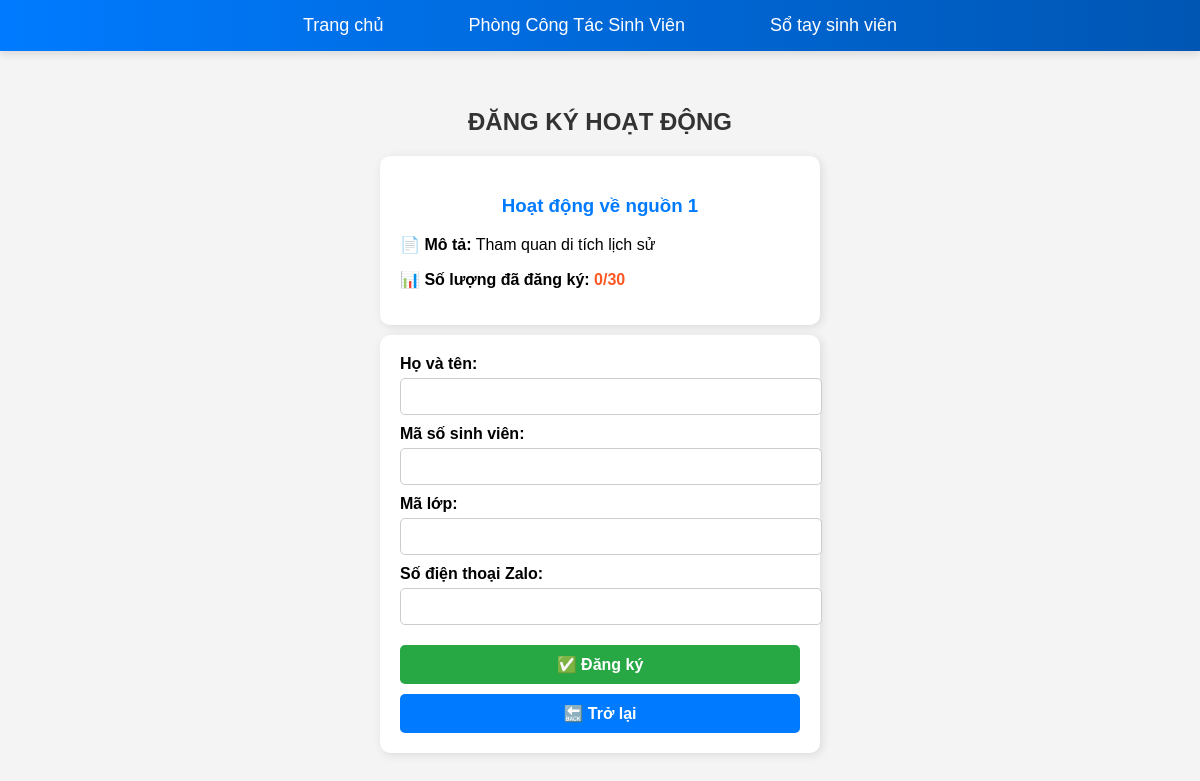
The page /register.php?id=1 on the database as committed earlier.
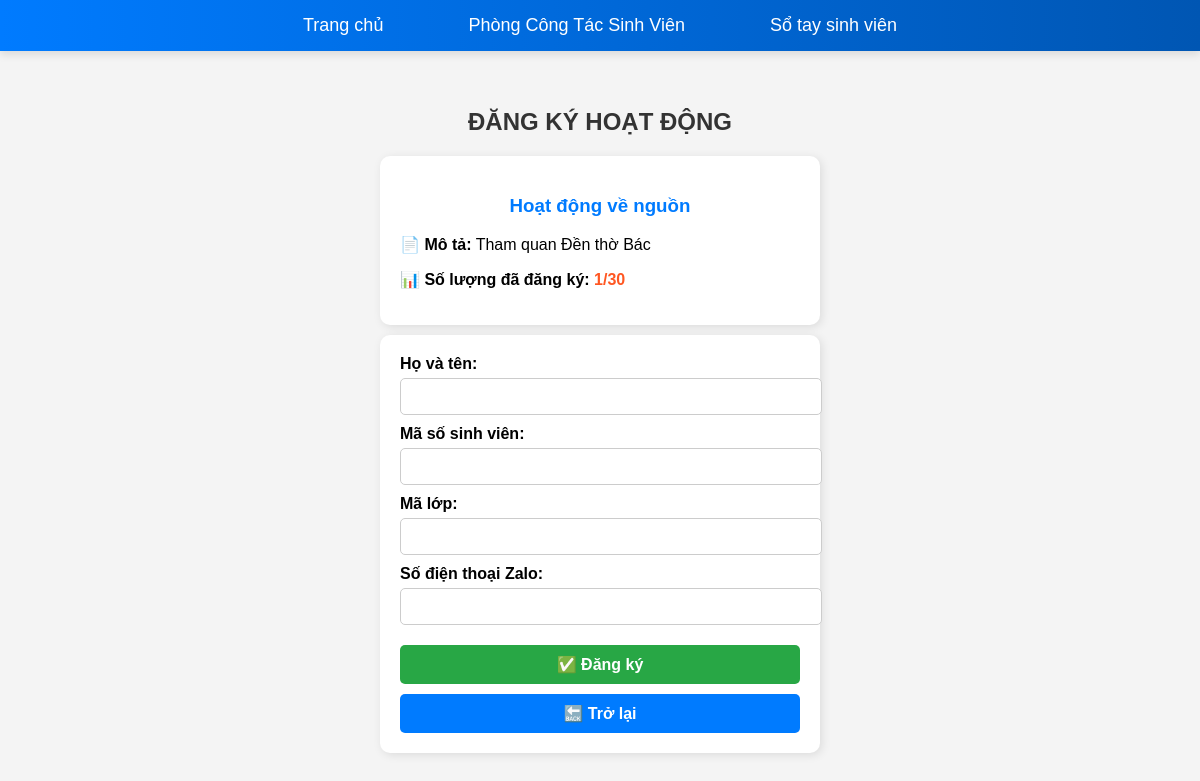
The same page on the database as committed later.
### tables this page shows
CREATE TABLE `activities` (
  `id` int(11) NOT NULL,
  `name` varchar(255) NOT NULL,
  `description` text NOT NULL,
  `max_slots` int(11) NOT NULL,
  `registered_slots` int(11) DEFAULT 0
);

### register.php (the view, shortened to what this page needs)
<?php
include 'db.php';
include 'include/header.php';
if (isset($_GET['id'])) {
    $activity_id = intval($_GET['id']);
    $sql = "SELECT * FROM activities WHERE id = $activity_id";
    $result = $conn->query($sql);
    if ($result->num_rows > 0) {
        $activity = $result->fetch_assoc();
    } else {
        $activity = null;
    }
} else {
    $activity = null;
}
?>
<!DOCTYPE html>
<html lang="vi">
<head>
</head>
<body style="font-family: Arial, sans-serif; background-color: #f4f4f4; padding: 20px;">
    <div class="tieude" style="text-align: center; color: #333;"><h2>ĐĂNG KÝ HOẠT ĐỘNG</h2></div>
    <div style="max-width: 400px; margin: 0 auto; padding: 20px; background: white; border-radius: 10px; box-shadow: 2px 2px 10px rgba(0,0,0,0.1);">
        <h3 style="color: #007BFF; text-align: center;"><?php echo htmlspecialchars($activity['name']); ?></h3>
        <p><strong>📄 Mô tả:</strong> <?php echo nl2br(htmlspecialchars($activity['description'])); ?></p>
        <p><strong>📊 Số lượng đã đăng ký:</strong> <span style="color: #ff5722; font-weight: bold;">
            <?php echo $activity['registered_slots']; ?>/<?php echo $activity['max_slots']; ?>
        </span></p>
    </div>
    <form method="post"
          style="max-width: 400px; margin: 10px auto; padding: 20px; background: white; border-radius: 10px; box-shadow: 2px 2px 10px rgba(0,0,0,0.1);">
        <label style="font-weight: bold;">Họ và tên:</label>
        <input type="text" name="full_name" required
               style="width: 100%; padding: 10px; margin: 5px 0 10px; border: 1px solid #ccc; border-radius: 5px;">
        <label style="font-weight: bold;">Mã số sinh viên:</label>
        <input type="text" name="student_id" required
               style="width: 100%; padding: 10px; margin: 5px 0 10px; border: 1px solid #ccc; border-radius: 5px;">
        <label style="font-weight: bold;">Mã lớp:</label>
        <input type="text" name="class_id" required
               style="width: 100%; padding: 10px; margin: 5px 0 10px; border: 1px solid #ccc; border-radius: 5px;">
        <label style="font-weight: bold;">Số điện thoại Zalo:</label>
        <input type="text" name="zalo_phone" required
               style="width: 100%; padding: 10px; margin: 5px 0 20px; border: 1px solid #ccc; border-radius: 5px;">
        <button type="submit"
                style="width: 100%; padding: 10px; background: #28a745; color: white; font-size: 16px; font-weight: bold; border: none; border-radius: 5px; cursor: pointer;">
            ✅ Đăng ký
        </button>
        <a href="index.php"
           style="display: block; text-align: center; margin-top: 10px; padding: 10px; background: #007BFF; color: white; text-decoration: none; font-size: 16px; font-weight: bold; border-radius: 5px;">
           🔙 Trở lại
        </a>
    </form>
</body>
</html>

Rows that differ between the two databases and show on the page:
changed activities: name "Hoạt động về nguồn 1" → "Hoạt động về nguồn"; description "Tham quan di tích lịch sử" → "Tham quan Đền thờ Bác"; registered_slots "0" → "1"
